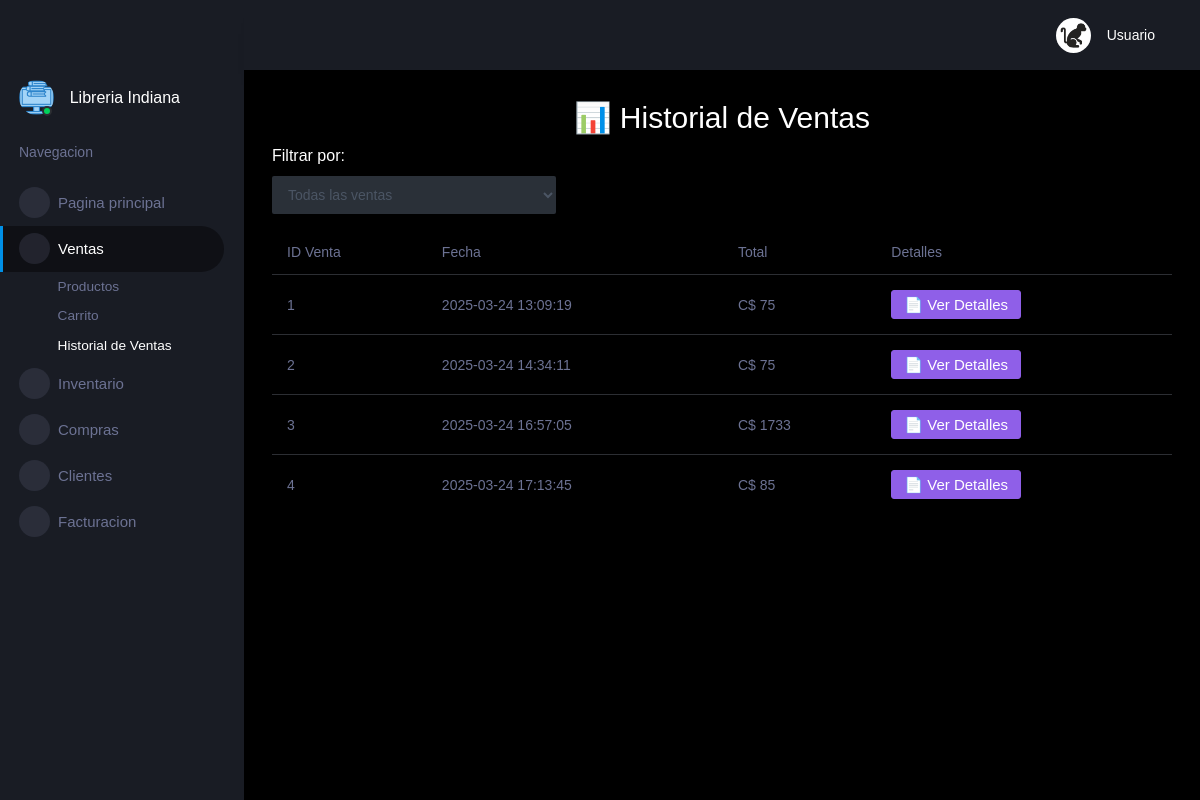
Page /ventas on the earlier database version.
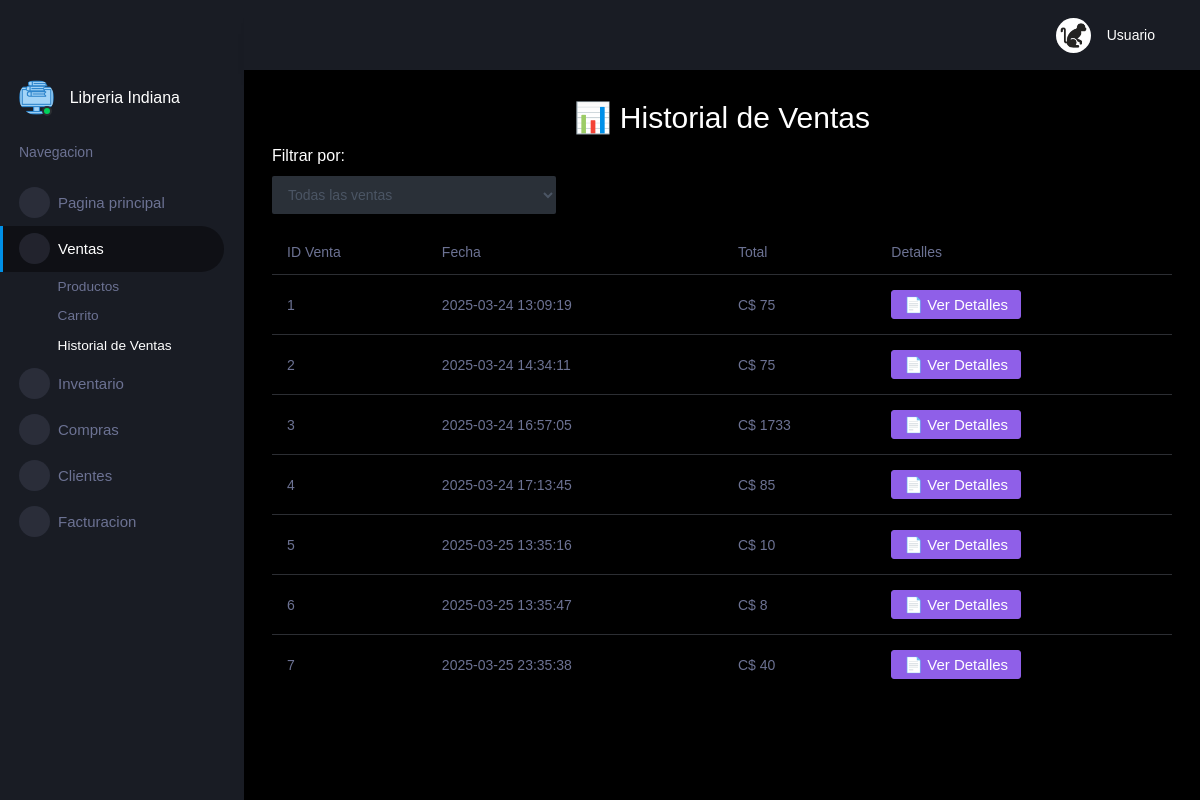
Same page on the later database version.
### tables this page shows
CREATE TABLE Venta (
    IDVenta INTEGER PRIMARY KEY AUTOINCREMENT,
    Fecha DATETIME,
    Total DECIMAL NOT NULL,
    IDEmpleado INTEGER,
    IDCliente INTEGER,
    IDSucursal INTEGER,
    FOREIGN KEY (IDEmpleado) REFERENCES Empleado(IDEmpleado),
    FOREIGN KEY (IDCliente) REFERENCES Cliente(IDCliente),
    FOREIGN KEY (IDSucursal) REFERENCES Sucursal(IDSucursal)
);

### app.py (the view)
@app.route("/ventas", methods=["GET", "POST"])
def ventas():
    filtro = request.json["filtro"] if request.method == "POST" else "todas"
    ventas = obtener_ventas(filtro)
    if request.method == "POST":
        return jsonify({"ventas": ventas})
    return render_template("ventas.html", ventas=ventas)

### app.py (called while the page is built)
def get_db_connection():
    conn = sqlite3.connect(database_path)
    conn.row_factory = sqlite3.Row
    return conn

@app.after_request
def add_header(response):
    response.headers["Cache-Control"] = "no-cache, no-store, must-revalidate"
    response.headers["Pragma"] = "no-cache"
    response.headers["Expires"] = "0"
    return response

def obtener_ventas(filtro):
    conexion = get_db_connection()
    cursor = conexion.cursor()
    if filtro == "semana":
        fecha_limite = datetime.now() - timedelta(days=7)
        cursor.execute("SELECT IDVenta, Fecha, Total FROM Venta WHERE Fecha >= ?", (fecha_limite,))
    elif filtro == "mes":
        fecha_limite = datetime.now() - timedelta(days=30)
        cursor.execute("SELECT IDVenta, Fecha, Total FROM Venta WHERE Fecha >= ?", (fecha_limite,))
    else:
        cursor.execute("SELECT IDVenta, Fecha, Total FROM Venta")
    ventas = [{"id": row[0], "fecha": row[1], "total": row[2]} for row in cursor.fetchall()]
    conexion.close()
    return ventas

### templates/ventas.html (shortened to what this page needs)
{% extends "layout.html" %}
{% block main %}
<h2 class="text-center">📊 Historial de Ventas</h2>
<div class="row mb-3">
    <div class="col-md-4">
        <label for="filtro-ventas">Filtrar por:</label>
        <select id="filtro-ventas" class="form-control">
            <option value="todas">Todas las ventas</option>
        </select>
    </div>
</div>
<div class="table-responsive">
    <table class="table">
        <thead>
            <tr>
                <th>ID Venta</th>
                <th>Fecha</th>
                <th>Total</th>
                <th>Detalles</th>
            </tr>
        </thead>
        <tbody id="tabla-ventas">
            {% for venta in ventas %}
            <tr>
                <td>{{ venta.id }}</td>
                <td>{{ venta.fecha }}</td>
                <td>C$ {{ venta.total | round(2) }}</td>
                <td>
                    <button class="btn btn-info ver-detalle" data-id="{{ venta.id }}">
                        📄 Ver Detalles
                    </button>
                </td>
            </tr>
            {% endfor %}
        </tbody>
    </table>
</div>
{% endblock %}

Differences in the rows shown:
added Venta: id "5", fecha "2025-03-25 13:35:16", total "10"
added Venta: id "6", fecha "2025-03-25 13:35:47", total "8"
added Venta: id "7", fecha "2025-03-25 23:35:38", total "40"
